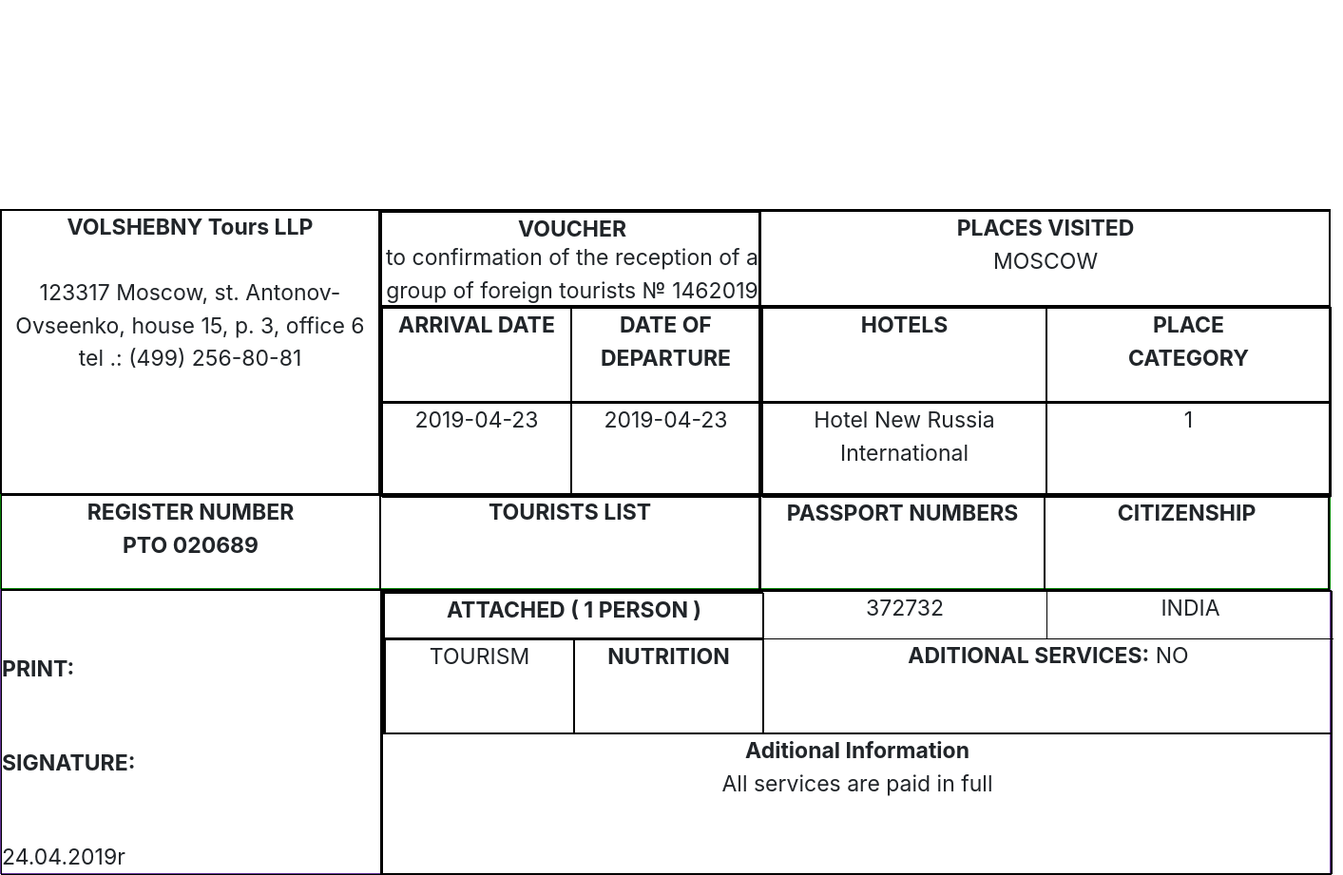
Screenshot of /english_voucher/1 with the database file from the repository.
### generateletter/models.py (models this page shows, shortened)
class Visaletters(models.Model):
    Organization_Details = models.ForeignKey(
        Organization,
        on_delete=models.PROTECT,
        related_name="Organization_Name",
        )
    MULTIPLICITY = (
        ("single", "single"),
        ("double", "double"),
    )
    PAS = (("1", "1"), ("2", "2"), ("3", "3"), ("4", "4"), ("5", "5"))
    TOUR = (
        ("TOURISM","TOURISM"),
        ("AIM TOURISM","AIM TOURISM")
    )
    GENDER = (
        ("MALE","male"),
        ("FEMALE","female"),
        ("OTHER","other"),
    )
    multiplicity = models.CharField(choices=MULTIPLICITY, default="SINGLE",max_length=100)
    no_passengers = models.IntegerField(default=1)
    Country = CountryField(blank_label='(select country)')
    Tourism= models.CharField(choices=TOUR, default="TOURISM",max_length= 100 )
    entry_from = models.CharField(max_length=200)
    departure_to = models.CharField(max_length=200)
    Visa_Letter_Number = models.CharField(max_length=264, default="1")
    Date_of_letter = models.CharField(max_length=200, blank=True)
    Routes_and_Places = models.CharField(max_length=500, default="moscow")
    hotels = models.CharField(max_length=264)
    Organization = models.CharField(max_length=200, blank=True)
    multi = (("Paid", "Paid"), ("unpaid", "unpaid"))
    Payment_status = models.CharField(max_length=200, choices=multi, default="unpaid")
    amount = models.PositiveIntegerField()
    firstname_1 = models.CharField(max_length=264)
    lastname_1 = models.CharField(max_length=264)
    Passport_Number_1 = models.CharField(max_length=200, unique=True)
    Date_Of_Birth_1 = models.CharField(max_length=200)
    Sex_1 = models.CharField(choices=GENDER,max_length=100)
    firstname_2 = models.CharField(max_length=264, blank=True)
    lastname_2 = models.CharField(max_length=264, blank=True)
    Passport_Number_2 = models.CharField(max_length=200, blank=True)
    Date_Of_Birth_2 = models.CharField(max_length=200, blank=True)
    Sex_2 = models.CharField(max_length=100,choices=GENDER, blank=True)
    firstname_3 = models.CharField(max_length=264, blank=True)
    lastname_3 = models.CharField(max_length=264, blank=True)
    Passport_Number_3 = models.CharField(max_length=200, blank=True)
    Date_Of_Birth_3 = models.CharField(max_length=200, blank=True)
    Sex_3 = models.CharField(max_length=100,choices=GENDER, blank=True)
    firstname_4 = models.CharField(max_length=264, blank=True)
    lastname_4 = models.CharField(max_length=264, blank=True)
    Passport_Number_4 = models.CharField(max_length=200, blank=True)
    Date_Of_Birth_4 = models.CharField(max_length=200, blank=True)
    Sex_4 = models.CharField(max_length=100,choices=GENDER, blank=True)
    firstname_5 = models.CharField(max_length=264, blank=True)
    lastname_5 = models.CharField(max_length=264, blank=True)
    Passport_Number_5 = models.CharField(max_length=200, blank=True)
    Date_Of_Birth_5 = models.CharField(max_length=200, blank=True)
    Sex_5 = models.CharField(max_length=100,choices=GENDER, blank=True)
    class Meta:
        verbose_name_plural = "Fill Form to Generate Visa Letter and Voucher"

### generateletter/views.py (the view)
# urls.py: path("english_voucher/<int:pk>", views.gen_eng_voucher.as_view(), name="gen_eng_voucher"),
class gen_eng_voucher(DetailView):
    model = Visaletters
    context_object_name = "english_voucher"
    template_name = "generateletter/gen_eng_voucher.html"

### templates/generateletter/gen_eng_voucher.html (shortened to what this page needs)
<!doctype html>
<html lang="en">
<head>
  <link rel="stylesheet" href="https://stackpath.bootstrapcdn.com/bootstrap/4.3.1/css/bootstrap.min.css"
>
</head>
<body>
  <div class="djangtwo">
    <!doctype html>
    <html lang="en">
    <head>
      <link rel="stylesheet" href="https://stackpath.bootstrapcdn.com/bootstrap/4.3.1/css/bootstrap.min.css"
>
    </head>
    <body>
      <div class="page " style="margin-top:220px;">
        <div class="child1">
          <div class="child1_1 text-center font"><b>VOLSHEBNY Tours LLP</b><br>
            <p>123317 Moscow, st. Antonov-Ovseenko, house 15, p. 3, office 6 tel .: (499) 256-80-81
            </p>
          </div>
          <div class="child1_1">
            <div class="child1_2 text-center">
              <div class="extramain">
                <div class="extra3 font"><b>VOUCHER</b></div>
                <div class="extra4 font">to confirmation of the reception of a group of foreign tourists № {{ english_voucher.Visa_Letter_Number  }}
                </div>
              </div>
            </div>
            <div class="child1_5">
              <div class="child1_2">
                <div class="smallbox text-center font">
                 <b> ARRIVAL DATE</b>
                </div>
                <div class="smallbox text-center font">
                  <b>DATE OF DEPARTURE</b>
                </div>
              </div>
              <div class="child1_2">
                <div class="smallbox text-center font">
                  {{english_voucher.entry_from}}
                </div>
                <div class="smallbox text-center font">
                  {{english_voucher.departure_to}}
                </div>
              </div>
            </div>
          </div>
          <div class="child1_4">
            <div class="longbox text-center font"><b>PLACES VISITED</b><br>
              <p class="text-uppercase font">{{english_voucher.Routes_and_Places}}</p>
            </div>
            <div class="mediumbox">
              <div class="smediumbox">
                <div class="smallbox2 text-center font">
                  <b> HOTELS<br>
                  </b>
                </div>
                <div class="smallbox2 text-center font">
                  <b> PLACE <br>
                    CATEGORY</b>
                </div>
              </div>
              <div class="smediumbox">
                <div class="smallbox2 text-center font">
                  {{english_voucher.hotels}}
                </div>
                <div class="smallbox2 text-center font">
                  {{english_voucher.no_passengers}}
                </div>
              </div>
            </div>
          </div>
        </div>
        <div class="child2">
          <div class="child2_1 text-center font"><b>
              REGISTER NUMBER<br>
              РТО 020689
            </b></div>
          <div class="child2_1 text-center font"><b>
              TOURISTS LIST
            </b></div>
          <div class="child2_2">
            <div class="child2_3 text-center font"><b>
                PASSPORT NUMBERS
              </b></div>
            <div class="child2_3 text-center font"><b>CITIZENSHIP</b></div>
          </div>
        </div>
        <div class="child3">
          <div class="child1_1">
            <div class="extra font"><b>PRINT:</b></div>
            <div class="extra1 font"><b>SIGNATURE:</b></div>
            <div class="extra2 font"> {{english_voucher.Date_of_letter}}</div>
          </div>
          <div class="child3_1">
            <div class="child3_2">
              <div class="child3_4">
                <div class="child3_6 text-center font">
                  <b>ATTACHED ( 1 PERSON ) </b>
                </div>
                <div class="child3_7">
                  <div class="child3_8 text-center font">
                    {{english_voucher.Tourism}}
                  </div>
                  <div class="child3_9 text-center font"><b>NUTRITION</b> <br>
                  </div>
                </div>
              </div>
              <div class="child3_5">
                <div class="child3_10">
                  <div class="child3_12 text-center font">
                    {{english_voucher.Passport_Number_1}}
                  </div>
                  <div class="child3_13 text-center"> <span class="text-uppercase font"> {{english_voucher.Country.name}} </span></div>
                </div>
                <div class="child3_11 text-center font"><b>ADITIONAL SERVICES:</b> NO</div>
              </div>
            </div>
            <div class="child3_3 text-center font"><b>Aditional Information</b><br>All services are paid in full
            </div>
          </div>
        </div>
      </div>
    </body>
    </html>
  </div>
</body>
</html>

### templates/generateletter/gen_eng_voucher.html (style rules this page uses)
.font { font-size: 23px; }
.child1 { width: 1400px; height: 300px; margin: 0; border: 0.5px solid black; display: flex; flex-direction: row; }
.child2 { width: 1400px; height: 100px; margin: 0; border: 0.5px solid green; display: flex; flex-direction: row; }
.child3 { width: 1400px; height: 300px; margin: 0; border: 0.5px solid rebeccapurple; display: flex; flex-direction: row; }
.child1_1 { width: 400px; height: 300px; border: 0.5px solid black; display: flex; flex-direction: column; }
.child1_2 { width: 400px; height: 100px; border: 0.5px solid black; display: flex; flex-direction: row; }
.child1_4 { width: 600PX; height: 300px; border: 0.5px solid black; }
.child1_5 { height: 200px; width: 400px; border: 0.5px solid black; }
.smallbox { height: 100px; width: 200px; border: 0.5px solid black; }
.longbox { height: 100px; width: 600px; border: 0.5px solid black; }
.mediumbox { height: 200px; width: 600px; border: 0.5px solid black; }
.smediumbox { height: 100px; width: 600px; border: 0.5px solid black; display: flex; flex-direction: row; }
.smallbox2 { height: 100px; width: 300px; border: 0.5px solid black; }
.child2_1 { height: 100px; width: 400px; border: 0.5px solid black; }
.child2_2 { height: 100px; width: 600px; border: 0.5px solid black; display: flex; flex-direction: row; }
.child2_3 { height: 100px; width: 300px; border: 0.5px solid black; }
.child3_1 { height: 300px; width: 1000px; border: 0.5px solid black; display: flex; flex-direction: column; }
.child3_2 { height: 150px; width: 1000px; border: 0.5px solid black; display: flex; flex-direction: row; }
.child3_3 { height: 150px; width: 1000px; border: 0.5px solid black; }
.child3_4 { height: 150px; width: 400px; border: 0.5px solid black; display: flex; flex-direction: column; }
.child3_5 { height: 150px; width: 600px; display: flex; flex-direction: column; }
.child3_6 { height: 50px; width: 400px; border: 0.5px solid black; }
.child3_7 { height: 100px; width: 400px; border: 0.5px solid black; display: flex; flex-direction: row; }
.child3_8 { height: 100px; width: 200px; border: 0.5px solid black; }
.child3_9 { height: 100px; width: 200px; border: 0.5px solid black; }
.child3_10 { height: 50px; width: 600px; display: flex; flex-direction: row; }
.child3_12 { height: 50px; width: 299px; border-right: 0.5px solid black; border-bottom: 0.5px solid black; }
.child3_13 { height: 50px; width: 301px; border-bottom: 0.5px solid black; }
.child3_11 { height: 100px; width: 600px; }
.extra { height: 100px; width: 400px; display: flex; align-items: flex-end; }
.extra1 { height: 100px; width: 400px; display: flex; align-items: flex-end; }
.extra2 { height: 100px; width: 400px; display: flex; align-items: flex-end; }
.extra3 { height: 30px; width: 400px; }
.extra4 { height: 70px; width: 400px; }
.extramain { width: 400px; height: 100px; border: 0.5px solid black; display: flex; flex-direction: column; }
.page { -webkit-transform: rotate(90deg); -moz-transform: rotate(90deg); filter: progid:DXImageTransform.Microsoft.BasicImage(rotation=3); }

### rows the page displays
Visaletters: Visa_Letter_Number "1462019", entry_from "2019-04-23", departure_to "2019-04-23", Routes_and_Places "MOSCOW", hotels "Hotel New Russia International", no_passengers "1", Date_of_letter "24.04.2019r", Tourism "TOURISM", Passport_Number_1 "372732", Country.name "INDIA"
